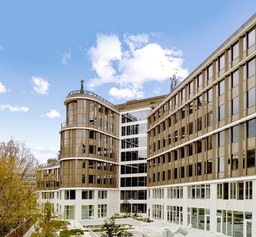
#> input picture TD - Filtre de Canny/image.jpg, 256 x 237 px, shrunk from 569 x 527 before the run, found by its file name
$ python 'TD - Transformée de Hough.py'
#> lines starting #> are read from the running program, lines starting #| are printed output that depends on the picture
# Librairies
import numpy as np
import matplotlib.pyplot as plt
from PIL import Image
import cv2 as cv

# Charger l'image en niveaux de gris
filepath = r"D:\01_Travail_Etudes\01_Ecoles\CNAM\M2_2026-2027\Maths-info\Filtre de Camy\image.jpg"
#img = Image.open(filepath).convert("L")

img2 = cv.imread(filepath, cv.IMREAD_GRAYSCALE)
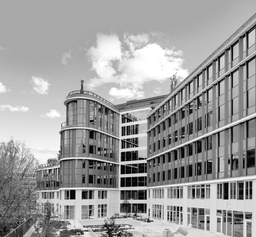
#> img2: shape (237, 256); min 0, max 255, mean 157.1
contours = cv.Canny(img2,100,200) #seuil mini de 100, seuil maxi de 200
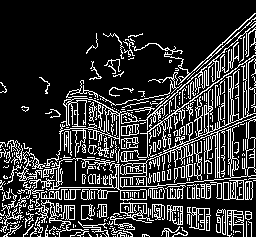
#> contours: shape (237, 256); 19.9% white in thin lines or dots

# Convertir en matrice numpy
matrice = np.array(contours)
taille = matrice.shape
#> taille = (237, 256)
Hauteur = taille[0]
#> Hauteur = 237
Largeur = taille[1]
#> Largeur = 256

# Initialiser M comme tableau à deux dimensions (0 à 180, -rho_max à rho_max) avec des zéros
rho_max = int(np.sqrt(Hauteur**2 + Largeur**2))
#> rho_max = 348
M = np.zeros((180, int(2 * rho_max+1)), dtype=int)

# Récupérer les coordonnées des pixels
y, x = np.nonzero(contours)
#> y = 12082 values from 13 to 236; x = 12082 values, max 255 at index 1, min 0 at index 1504, mean 144.1

for x,y in zip(x,y) :
    for theta in range(0, 180):
        theta_rad = np.deg2rad (theta)
        rho = x*np.cos(theta_rad) + y*np.sin(theta_rad)
        rho = round(rho)
        rho_index = rho + rho_max
        M[theta,rho_index]=M[theta,rho_index]+1
#> this loop made 12082 passes
#> (x, y) on passes 1 to 3: (254, 13), (255, 13), (253, 14)
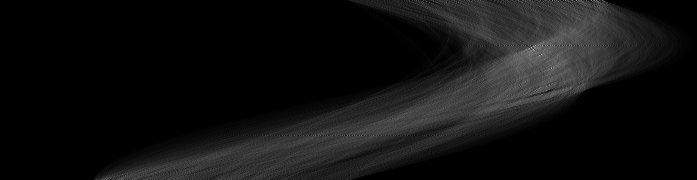
#> M: shape (180, 697) int64; min 0, max 180, mean 17.3

seuil_min = 100
theta, rho_index = np.where(M > seuil_min)
#> theta = 365 values from 0 to 179; rho_index = 365 values, max 597 at index 13, min 106 at index 363, mean 537.7
rho = rho_index - rho_max
#> rho = 365 values, max 249 at index 13, min -242 at index 363, mean 189.7

M2 = np.column_stack((theta, rho))
#> M2 = 365 pairs, first value 0 to 179, second value -242 to 249

print (M2)
#> (printed output is left out)

'''for t, r in zip(theta, rho):
    print("theta =", t, "rho =", r)
    '''
